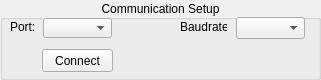
   <widget class="QGroupBox" name="groupBox">
    <property name="geometry">
     <rect>
      <x>10</x>
      <y>0</y>
      <width>321</width>
      <height>80</height>
     </rect>
    </property>
    <property name="title">
     <string>Communication Setup</string>
    </property>
    <property name="alignment">
     <set>Qt::AlignCenter</set>
    </property>
    <widget class="QLabel" name="label">
     <property name="geometry">
      <rect>
       <x>10</x>
       <y>20</y>
       <width>47</width>
       <height>13</height>
      </rect>
     </property>
     <property name="text">
      <string>Port:</string>
     </property>
    </widget>
    <widget class="QLabel" name="label_2">
     <property name="geometry">
      <rect>
       <x>180</x>
       <y>20</y>
       <width>47</width>
       <height>13</height>
      </rect>
     </property>
     <property name="text">
      <string>Baudrate:</string>
     </property>
    </widget>
    <widget class="QComboBox" name="portList">
     <property name="geometry">
      <rect>
       <x>43</x>
       <y>18</y>
       <width>69</width>
       <height>20</height>
      </rect>
     </property>
    </widget>
    <widget class="QComboBox" name="baudList">
     <property name="geometry">
      <rect>
       <x>236</x>
       <y>17</y>
       <width>69</width>
       <height>22</height>
      </rect>
     </property>
    </widget>
    <widget class="QPushButton" name="connectButton">
     <property name="geometry">
      <rect>
       <x>42</x>
       <y>49</y>
       <width>71</width>
       <height>23</height>
      </rect>
     </property>
     <property name="text">
      <string>Connect</string>
     </property>
    </widget>
   </widget>
